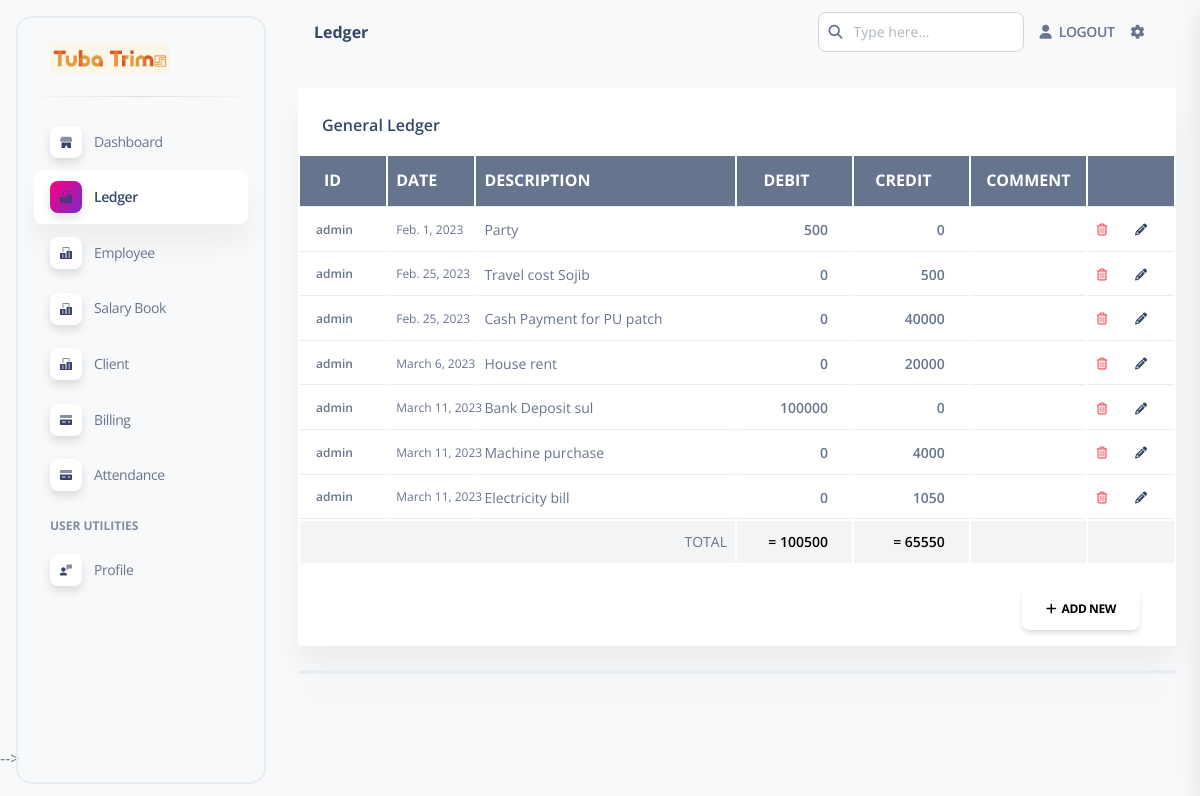
Screenshot of /ledger?page=1 (signed in) with the database file from the repository.
### apps/home/models.py (models this page shows)
class GeneralLedger(models.Model):
    user_id = models.CharField(max_length=20, default='admin')
    date = models.DateField()
    description = models.TextField(null=False)
    received = models.IntegerField(null=True)
    spending = models.IntegerField(null=True)
    class Meta:
        ordering = ['id']

### apps/home/views.py (the view, shortened to what this page needs)
# urls.py: path('ledger', views.general_ledger, name='general_ledger'),
@login_required(login_url="/login/")
def general_ledger(request):
    try:
        GeneralLedgerData = GeneralLedger.objects.all().order_by("date")
        Total = GeneralLedger.objects.aggregate(Sum('received'), Sum('spending'))
    except:
        return HttpResponse("505 Not Found")
    paginator = Paginator(GeneralLedgerData, 30)
    page_number = request.GET.get('page')
    page_obj = paginator.get_page(page_number)
    context = {
        'page_obj': page_obj,
        'segment': 'ledger',
        'total': Total,
    }
    if not page_number:
        return redirect(f'/ledger?page={paginator.num_pages}')
    return render(request, 'home/ledger.html', context)

### apps/context_processors.py (called while the page is built)
def cfg_assets_root(request):
    return { 'ASSETS_ROOT' : settings.ASSETS_ROOT }

### apps/home/templatetags/custom_tags.py (called while the page is built)
@register.filter
def get_item(dictionary,key):
    return dictionary.get(key)

### apps/templates/home/ledger.html (shortened to what this page needs)
{% extends 'layouts/base.html' %}
{% load custom_tags %}
{% block content %}
  <div class="w-full px-6 py-6 mx-auto">
    <div class="flex flex-wrap -mx-3">
      <div class="flex-none w-full max-w-full px-3">
        <div class="relative flex flex-col min-w-0 mb-6 break-words bg-white border-0 border-transparent border-solid shadow-soft-xl rounded-sm bg-clip-border">
          <div class="p-6 pb-0 mb-2 bg-white border-b-0 border-b-solid rounded-t-2xl border-b-transparent">
            <h6>General Ledger</h6>
          </div>
          <div class="flex-auto px-0 pt-0 pb-2">
            <div class="p-0 overflow-x-auto">
              <table class="table-fixed items-center justify-center w-full mb-0 align-top border-gray-200 text-slate-500">
                <thead class="align-bottom text-white bg-slate-500">
                  <tr>
                    <th class="w-1/10 px-6 py-3 font-bold text-left uppercase align-middle bg-transparent border-b border-gray-200 shadow-none text-size-l border-b-solid tracking-none whitespace-nowrap">ID</th>
                    <th class="w-1/10 px-6 py-3 pl-2 font-bold text-left uppercase align-middle bg-transparent border-b border-gray-200 shadow-none text-size-l border-b-solid tracking-none whitespace-nowrap">Date</th>
                    <th class="w-3/10 px-6 py-3 pl-2 font-bold text-left uppercase align-middle bg-transparent border-b border-gray-200 shadow-none text-size-l border-b-solid tracking-none whitespace-nowrap">Description</th>
                    <th class="w-1/9 px-6 py-3 pl-2 font-bold text-end uppercase align-end bg-transparent border-b border-gray-200 shadow-none text-size-l border-b-solid tracking-none whitespace-nowrap">Debit</th>
                    <th class="w-1/9 px-6 py-3 pl-2 font-bold text-center uppercase align-middle bg-transparent border-b border-gray-200 shadow-none text-size-l border-b-solid tracking-none whitespace-nowrap">Credit</th>
                    <th class="w-2/10 px-r-6 py-3 font-bold uppercase align-middle bg-transparent border-b border-gray-200 border-solid shadow-none tracking-none whitespace-nowrap">Comment</th>
                    <th class="w-1/10 px-6 py-3 font-semibold capitalize align-middle bg-transparent border-b border-gray-200 border-solid shadow-none tracking-none whitespace-nowrap"></th>
                  </tr>
                </thead>
                <tbody>
                {% for record in page_obj %}
                  <tr>
                    <td class="p-2 align-middle bg-transparent border-b whitespace-nowrap shadow-transparent">
                      <p class="px-2 mb-0 font-semibold leading-normal text-size-xs">{{ record.user_id }}</p>
                    </td>
                    <td class="p-2 align-middle bg-transparent border-b whitespace-nowrap shadow-transparent">
                      <p class="mb-0 font-normal leading-normal text-size-xs">{{ record.date }}</p>
                    </td>
                    <td class="p-2 align-middle bg-transparent border-b whitespace-normal shadow-transparent">
                      <span class="font-normal leading-normal text-size-sm">{{ record.description }}</span>
                    </td>
                    <td class="py-2 px-4 align-middle text-right bg-transparent border-b whitespace-nowrap shadow-transparent">
                        <span class="mr-2 font-semibold leading-tight text-size-sm">{{ record.received }}</span>
                    </td>
                    <td class="py-2 px-4 align-middle text-right bg-transparent border-b whitespace-nowrap shadow-transparent">
                          <span class="mr-2 font-semibold leading-tight text-size-sm">{{ record.spending }}</span>
                    </td>
                    <td class="p-2 align-middle bg-transparent border-b whitespace-normal shadow-transparent">
                    </td>
                    <td class="align-middle bg-transparent border-b whitespace-nowrap shadow-transparent">
                        <a class="relative z-10 inline-block px-2 font-bold text-center text-transparent uppercase align-middle transition-all shadow-none cursor-pointer leading-pro text-size-xs ease-soft-in bg-150 bg-gradient-red hover:scale-102 bg-clip-text" href="{% url 'del_gl_entry' record.id %}"><i class="mr-2 far fa-trash-alt bg-150 bg-clip-text"></i></a>
                        <a class="inline-block px-2 font-bold text-center uppercase align-middle transition-all bg-transparent border-0 rounded-lg shadow-none cursor-pointer leading-pro text-size-xs ease-soft-in bg-150 hover:scale-102 active:opacity-85 bg-x-25 text-slate-700" href="{% url 'update_gl_entry' record.id %}"><i class="mr-2 fas fa-pencil-alt text-slate-700" aria-hidden="true" ></i></a>
                    </td>
                  </tr>
                {% endfor %}
                {% if page_obj.number == page_obj.paginator.num_pages %}
                  <tr class="table-row-bg">
                    <td colspan ="3" class="p-2 align-middle text-right bg-transparent whitespace-normal shadow-transparent">
                      <span class="text-size-sm uppercase">Total </span>
                    </td>
                    <td class="py-2 px-4 align-middle text-right text-black bg-transparent whitespace-nowrap shadow-transparent">
                      <span class="mr-2 font-semibold leading-tight text-size-sm">&equals; {{total|get_item:'received__sum'}}</span>
                    </td>
                    <td class="py-2 px-4 align-middle text-right text-black bg-transparent whitespace-nowrap shadow-transparent">
                      <span class="mr-2 font-semibold leading-tight text-size-sm">&equals; {{total|get_item:'spending__sum'}} </span>
                    </td>
                    <td class="p-2 align-middle bg-transparent whitespace-normal shadow-transparent"></td>
                    <td class="py-2 px-4 align-middle bg-transparent whitespace-nowrap shadow-transparent"></td>
                  </tr>
                  {% endif %}
                </tbody>
              </table>
              <div class="p-6 pb-0 mb-2 bg-white border-b-0 border-b-solid rounded-t-2xl border-b-transparent">
                <div class="flex-none max-w-full px-3 text-right">
                  <a class="show-modal inline-block px-6 py-3 font-bold text-center text-black uppercase align-middle transition-all bg-transparent rounded-lg cursor-pointer leading-pro text-size-xs ease-soft-in shadow-soft-md bg-150 hover:shadow-soft-xs active:opacity-85 hover:scale-102 tracking-tight-soft bg-x-25" href="javascript:;"> <i class="fas fa-plus"> </i>&nbsp;&nbsp;Add New</a>
                </div>
              </div>
            </div>
          </div>
        </div>
        <form role="form text-left" method="POST" autocomplete="off">
        <div class="relative flex flex-col min-w-0 mb-12 break-words bg-white border-2 border-slate-500 border-solid shadow-soft-xl rounded-sm bg-clip-border">
        </div>
        </form>
      </div>
    </div>
  </div>
{% endblock content %}

### apps/templates/home/ledger.html (style rules this page uses)
.table-fixed { table-layout: fixed; }
.table-row-bg { background-color: rgb(243 244 246); }

### rows the page displays
GeneralLedger: user_id "admin", date "Feb. 1, 2023", description "Party", received "500", spending "0"
GeneralLedger: user_id "admin", date "Feb. 25, 2023", description "Travel cost Sojib", received "0", spending "500"
GeneralLedger: user_id "admin", date "Feb. 25, 2023", description "Cash Payment for PU patch", received "0", spending "40000"
GeneralLedger: user_id "admin", date "March 6, 2023", description "House rent", received "0", spending "20000"
GeneralLedger: user_id "admin", date "March 11, 2023", description "Bank Deposit sul", received "100000", spending "0"
GeneralLedger: user_id "admin", date "March 11, 2023", description "Machine purchase", received "0", spending "4000"
GeneralLedger: user_id "admin", date "March 11, 2023", description "Electricity bill", received "0", spending "1050"

### other values shown
{{ segment }} "Ledger"
{{ total|get_item:'received__sum' }} "100500"
{{ total|get_item:'spending__sum' }} "65550"
